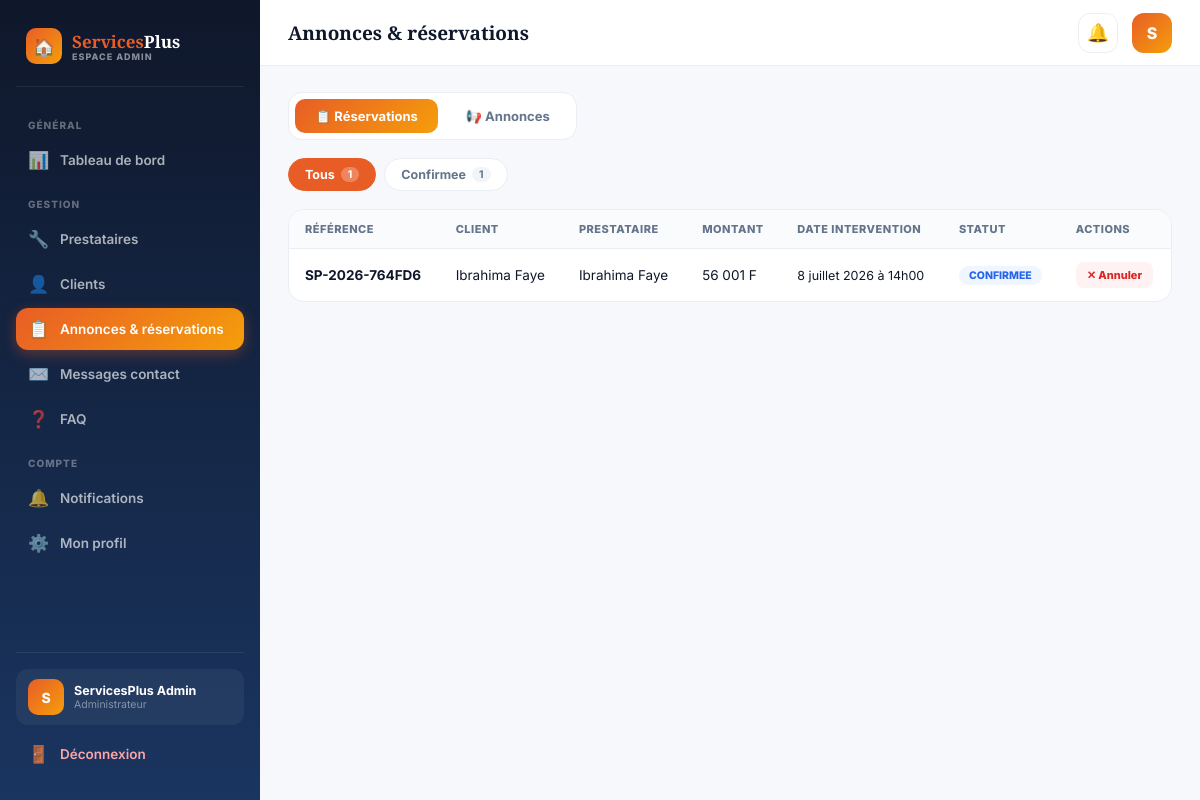
Page /espace_admin/gestion_annonces.php (signed in) on the committed database.
### tables this page shows
CREATE TABLE IF NOT EXISTS `reservations` (
  `id` int NOT NULL AUTO_INCREMENT,
  `annonce_id` int DEFAULT NULL,
  `client_id` int NOT NULL,
  `prestataire_id` int NOT NULL,
  `categorie_id` int NOT NULL,
  `description` text,
  `adresse` varchar(255) NOT NULL,
  `ville` varchar(100) NOT NULL,
  `date_reservation` datetime NOT NULL,
  `duree_heures` int NOT NULL DEFAULT '1',
  `montant` decimal(10,2) NOT NULL DEFAULT '0.00',
  `methode_paiement` enum('orange_money','wave','especes','carte') NOT NULL DEFAULT 'especes',
  `statut` enum('en_attente','confirmee','en_cours','terminee','annulee') NOT NULL DEFAULT 'confirmee',
  `reference` varchar(30) NOT NULL,
  `date_creation` datetime NOT NULL DEFAULT CURRENT_TIMESTAMP,
  PRIMARY KEY (`id`),
  UNIQUE KEY `reference` (`reference`),
  KEY `annonce_id` (`annonce_id`),
  KEY `client_id` (`client_id`),
  KEY `prestataire_id` (`prestataire_id`),
  KEY `categorie_id` (`categorie_id`)
);

CREATE TABLE IF NOT EXISTS `utilisateurs` (
  `id` int NOT NULL AUTO_INCREMENT,
  `role` enum('client','prestataire','admin') NOT NULL DEFAULT 'client',
  `nom` varchar(100) NOT NULL,
  `prenom` varchar(100) NOT NULL,
  `email` varchar(150) NOT NULL,
  `mot_de_passe` varchar(255) NOT NULL,
  `telephone` varchar(20) DEFAULT NULL,
  `ville` varchar(100) DEFAULT NULL,
  `photo` varchar(255) DEFAULT NULL,
  `statut` enum('actif','suspendu') NOT NULL DEFAULT 'actif',
  `date_creation` datetime NOT NULL DEFAULT CURRENT_TIMESTAMP,
  PRIMARY KEY (`id`),
  UNIQUE KEY `email` (`email`)
);

### includes/fonctions.php (called while the page is built, shortened)
<?php
function e(?string $texte): string
{
    return htmlspecialchars($texte ?? '', ENT_QUOTES, 'UTF-8');
}
function formaterDate(string $dateSql): string
{
    $mois = [1=>'janvier',2=>'février',3=>'mars',4=>'avril',5=>'mai',6=>'juin',
              7=>'juillet',8=>'août',9=>'septembre',10=>'octobre',11=>'novembre',12=>'décembre'];
    $ts = strtotime($dateSql);
    return date('j', $ts) . ' ' . $mois[(int)date('n', $ts)] . ' ' . date('Y', $ts)
         . ' à ' . date('H\hi', $ts);
}

### espace_admin/gestion_annonces.php (the view, shortened to what this page needs)
<?php
require '../config/connexion.php';
require '../includes/fonctions.php';
$onglet = $_GET['onglet'] ?? 'reservations';
$statutFiltre = $_GET['statut'] ?? 'tous';
$page = max(1,(int)($_GET['page'] ?? 1));
$parPage = 10;
if ($onglet === 'annonces') {
    $compteurs = $pdo->query("SELECT statut, COUNT(*) AS nb FROM annonces GROUP BY statut")->fetchAll(PDO::FETCH_KEY_PAIR);
    $totalTous = array_sum($compteurs);
    $where = []; $params = [];
    if ($statutFiltre !== 'tous') { $where[] = 'a.statut = ?'; $params[] = $statutFiltre; }
    $whereSql = $where ? 'WHERE '.implode(' AND ',$where) : '';
    $stmtCount = $pdo->prepare("SELECT COUNT(*) FROM annonces a $whereSql"); $stmtCount->execute($params);
    $total = (int)$stmtCount->fetchColumn();
    $totalPages = max(1,(int)ceil($total/$parPage)); $page = min($page,$totalPages); $offset=($page-1)*$parPage;
    $sql = "SELECT a.*, u.prenom, u.nom, c.nom AS categorie_nom FROM annonces a
            JOIN utilisateurs u ON u.id=a.client_id JOIN categories c ON c.id=a.categorie_id
            $whereSql ORDER BY a.date_creation DESC LIMIT $parPage OFFSET $offset";
    $stmt = $pdo->prepare($sql); $stmt->execute($params);
    $lignes = $stmt->fetchAll();
} else {
    $compteurs = $pdo->query("SELECT statut, COUNT(*) AS nb FROM reservations GROUP BY statut")->fetchAll(PDO::FETCH_KEY_PAIR);
    $totalTous = array_sum($compteurs);
    $where = []; $params = [];
    $whereSql = $where ? 'WHERE '.implode(' AND ',$where) : '';
    $stmtCount = $pdo->prepare("SELECT COUNT(*) FROM reservations r $whereSql"); $stmtCount->execute($params);
    $total = (int)$stmtCount->fetchColumn();
    $totalPages = max(1,(int)ceil($total/$parPage)); $page = min($page,$totalPages); $offset=($page-1)*$parPage;
    $sql = "SELECT r.*, cu.prenom AS client_prenom, cu.nom AS client_nom, pu.prenom AS presta_prenom, pu.nom AS presta_nom
            FROM reservations r
            JOIN utilisateurs cu ON cu.id=r.client_id JOIN utilisateurs pu ON pu.id=r.prestataire_id
            $whereSql ORDER BY r.date_creation DESC LIMIT $parPage OFFSET $offset";
    $stmt = $pdo->prepare($sql); $stmt->execute($params);
    $lignes = $stmt->fetchAll();
}
function urlAvecA(array $r=[]): string {
    $p = array_merge($_GET,$r);
    foreach($p as $k=>$v) if ($v===''||$v===null) unset($p[$k]);
    return 'gestion_annonces.php?'.http_build_query($p);
}
require 'admin_header.php';
?>
<div class="onglets">
  <a class="onglet <?= $onglet==='reservations'?'active':'' ?>" href="gestion_annonces.php?onglet=reservations">📋 Réservations</a>
  <a class="onglet <?= $onglet==='annonces'?'active':'' ?>" href="gestion_annonces.php?onglet=annonces">📢 Annonces</a>
</div>
<div class="filter-tabs">
  <a class="ftab <?= $statutFiltre==='tous'?'active':'' ?>" href="<?= urlAvecA(['statut'=>'tous','page'=>null]) ?>">Tous <span class="cnt"><?= $totalTous ?></span></a>
  <?php foreach ($compteurs as $s => $n): ?>
    <a class="ftab <?= $statutFiltre===$s?'active':'' ?>" href="<?= urlAvecA(['statut'=>$s,'page'=>null]) ?>"><?= ucfirst(str_replace('_',' ',$s)) ?> <span class="cnt"><?= $n ?></span></a>
  <?php endforeach; ?>
</div>
<div class="table-wrap">
<?php if ($onglet === 'annonces'): ?>
<table class="data-table">
  <thead><tr><th>Client</th><th>Titre</th><th>Catégorie</th><th>Budget</th><th>Ville</th><th>Statut</th><th>Publiée</th></tr></thead>
  <tbody>
  <?php if (empty($lignes)): ?>
    <tr><td colspan="7" class="empty-mini">Aucune annonce pour le moment.</td></tr>
  <?php else: foreach ($lignes as $a): ?>
    <tr>
      <td><?= e($a['prenom'].' '.$a['nom']) ?></td>
      <td><?= e($a['titre']) ?></td>
      <td><?= e($a['categorie_nom']) ?></td>
      <td><?= $a['budget'] ? number_format($a['budget'],0,',',' ').' F' : '—' ?></td>
      <td><?= e($a['ville']) ?></td>
      <td><span class="pill <?= $a['statut'] ?>"><?= ucfirst(str_replace('_',' ',$a['statut'])) ?></span></td>
      <td style="font-size:12px;color:var(--slate);"><?= ilYA($a['date_creation']) ?></td>
    </tr>
  <?php endforeach; endif; ?>
  </tbody>
</table>
<?php else: ?>
<table class="data-table">
  <thead><tr><th>Référence</th><th>Client</th><th>Prestataire</th><th>Montant</th><th>Date intervention</th><th>Statut</th><th>Actions</th></tr></thead>
  <tbody>
  <?php if (empty($lignes)): ?>
    <tr><td colspan="7" class="empty-mini">Aucune réservation pour le moment.</td></tr>
  <?php else: foreach ($lignes as $r): ?>
    <tr>
      <td><strong><?= e($r['reference']) ?></strong></td>
      <td><?= e($r['client_prenom'].' '.$r['client_nom']) ?></td>
      <td><?= e($r['presta_prenom'].' '.$r['presta_nom']) ?></td>
      <td><?= number_format($r['montant'],0,',',' ') ?> F</td>
      <td style="font-size:12.5px;"><?= formaterDate($r['date_reservation']) ?></td>
      <td><span class="pill <?= $r['statut'] ?>"><?= ucfirst(str_replace('_',' ',$r['statut'])) ?></span></td>
      <td>
        <?php if (!in_array($r['statut'], ['terminee','annulee'])): ?>
          <form method="post"><input type="hidden" name="annuler_reservation" value="<?= $r['id'] ?>"><button type="submit" class="btn-mini red" onclick="return confirm('Annuler cette réservation ?')">✕ Annuler</button></form>
        <?php else: ?>—<?php endif; ?>
      </td>
    </tr>
  <?php endforeach; endif; ?>
  </tbody>
</table>
<?php endif; ?>
</div>
<?php require 'admin_footer.php'; ?>

### rows in the picture
reservations: reference "SP-2026-764FD6", client.nom "Ibrahima Faye", prestataire.nom "Ibrahima Faye", montant "56 001", date_reservation "8 juillet 2026 à 14h00", statut "CONFIRMEE"

### other values in the picture
substr($admin['prenom'],0,1) "S"
$admin['prenom'].' '.$admin['nom'] "ServicesPlus Admin"
$page_title "Annonces & réservations"
$totalTous "1"
str_replace('_',' ',$s) "Confirmee"
$n "1"
